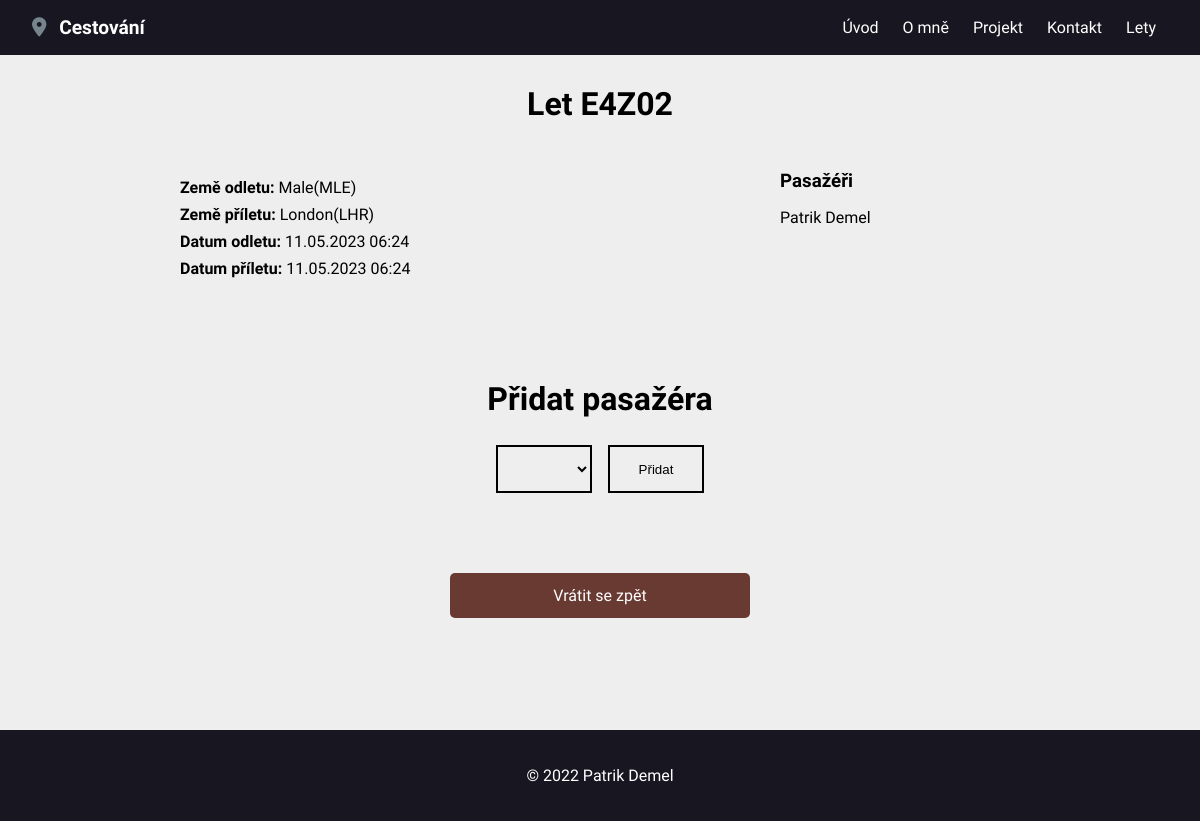
/web/E4Z02, run on the app's committed database.
### web/models.py (models this page shows, shortened)
class Flights(models.Model):
    code = models.CharField(max_length=5, default="00000", primary_key=True)
    departure = models.ForeignKey(
        Airports, on_delete=models.CASCADE, related_name='departure')
    departure_date = models.DateTimeField(
        default=datetime.now, blank=True)
    arrival = models.ForeignKey(
        Airports, on_delete=models.CASCADE, related_name='arrival')
    arrival_date = models.DateTimeField(
        default=datetime.now, blank=True)

class Airports(models.Model):
    city = models.CharField(max_length=50)
    code = models.CharField(max_length=3)
    def __str__(self):
        return f'{self.city}({self.code})'

class Passangers(models.Model):
    first_name = models.CharField(max_length=30)
    last_name = models.CharField(max_length=30)
    flights = models.ManyToManyField(
        Flights, blank=True, related_name='passanger')
    def __str__(self):
        return f'{self.first_name} {self.last_name}'

### web/views.py (the view)
# urls.py: path('<str:flight_code>', views.flight, name='flight'),
def flight(request, flight_code):
    flight = Flights.objects.get(pk=flight_code)
    return render(request, 'web/flight.html', {
        'flight': flight,
        'passanger': flight.passanger.all(),
        'none_passanger': Passangers.objects.exclude(flights=flight).all()
    })

### web/templates/web/flight.html (shortened to what this page needs)
{% extends "web/layout.html" %} {% block body %}
<h2 class="heading-2 text-center">Let {{flight.code}}</h2>
<section id="web-flight">
  <div id="flight-details" class="web-flight-div">
    <ul id="flight-details-list">
      <li class="flight-details-flight">
        <span class="bold-text">Země odletu: </span>{{flight.departure}}
      </li>
      <li class="flight-details-flight">
        <span class="bold-text">Země příletu: </span>{{flight.arrival}}
      </li>
      <li class="flight-details-flight">
        <span class="bold-text">Datum odletu: </span
        >{{flight.departure_date|date:'d.m.Y H:i'}}
      </li>
      <li class="flight-details-flight">
        <span class="bold-text">Datum příletu: </span
        >{{flight.arrival_date|date:'d.m.Y H:i'}}
      </li>
    </ul>
  </div>
  <div id="passangers" class="web-flight-div">
    <h3 class="heading-3">Pasažéři</h3>
    <ul id="passangers-list">
      {% for passanger in passanger %}
      <li class="passangers-list-passanger">{{passanger}}</li>
      {% empty %}
      <li class="passangers-list-passanger">Nebyli nalezeni žádní pasažéři</li>
      {% endfor %}
    </ul>
  </div>
</section>
<section id="add-passanger">
  <h2 class="heading-2 text-center">Přidat pasažéra</h2>
  <form
    id="add-passanger-form"
    method="POST"
    action="{% url 'book' flight_code %}">
    <select name="passanger">
    </select>
    <input type="submit" class="btn" value="Přidat" />
  </form>
</section>
<div id="button-div">
  <a href="{% url 'index' %}" class="btn" id="flight-button">Vrátit se zpět</a>
</div>
{% endblock %}

### web/static/web/styles.css (style rules this page uses)
* { box-sizing: border-box; margin: 0; padding: 0; }
body { background: #eee; font-family: 'Varela Round', sans-serif; }
a { text-decoration: none; }
h2 { margin: 2rem 0; font-family: 'Varela Round', sans-serif; }
h3 { font-weight: bold; font-family: 'Varela Round', sans-serif; }
.btn { display: inline-block; color: white; background: #693a31; padding: 0.8rem 2rem; border: none; border-radius: 5px; text-decoration: none; }
.text-center { text-align: center; }
.heading-2 { font-size: 2rem; margin-bottom: 0.75rem; line-height: 1.1; }
.bold-text { font-weight: bold; }
#web-flight { display: flex; justify-content: space-around; margin-top: 3rem; padding: 0 0 4rem 0; }
.web-flight-div { min-width: 20%; }
#flight-details-list, #passangers-list { list-style: none; }
.flight-details-flight { margin: 0.5rem 0; }
#passangers .heading-3 { margin-bottom: 1rem; }
#button-div { display: flex; align-items: center; padding-bottom: 10vh; flex-direction: column; margin-top: 3rem; }
#flight-button { width: 25%; text-align: center; margin: 2rem 0; }
#add-passanger { display: flex; flex-direction: column; align-items: center; }
#add-passanger-form { display: flex; align-items: center; width: 80%; margin-top: 1rem; justify-content: center; gap: 1rem; }
#add-passanger-form .btn, #add-passanger-form select { padding: 0.5rem 1rem; background-color: transparent; border: 2px solid black; min-width: 6rem; color: black; min-height: 3rem; border-radius: 0%; }

### data on the page
Flights: code "E4Z02", departure "Male(MLE)", arrival "London(LHR)", departure_date "11.05.2023 06:24", arrival_date "11.05.2023 06:24"
Passangers: first_name+last_name "Patrik Demel"
